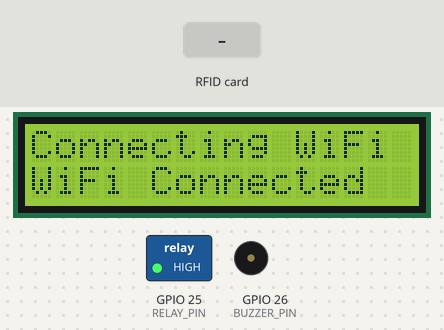
The sketch below on a simulated ESP32. On the bench: 16×2 character LCD, switched loads named in the sketch (green lamp = pin HIGH), buzzer (waves = sounding). The inputs (shaded band) are chosen by the test bench. WiFi joins after 1.5 s; servers stay silent unless stated; uploads are accepted with an empty reply; what the sketch prints to the serial monitor is not drawn.

Above: at 2.8 s.
2.9 s: RFID card 00 99 88 77 held to the reader
At 4.8 s:
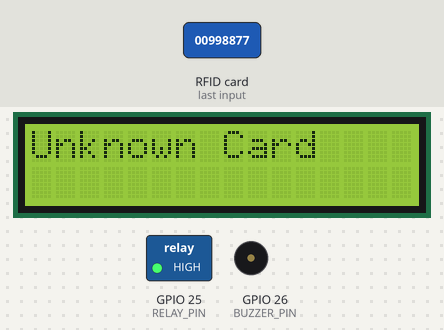
5.4 s: RFID card 63 62 81 16 held to the reader
At 7.6 s:
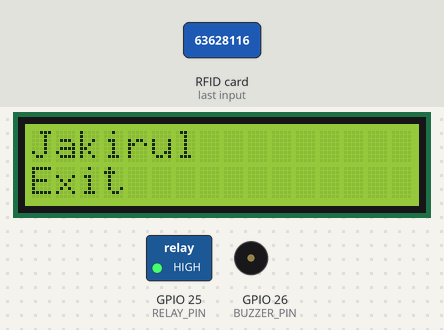
7.9 s: RFID card C3 CB 21 15 held to the reader
At 9.3 s:
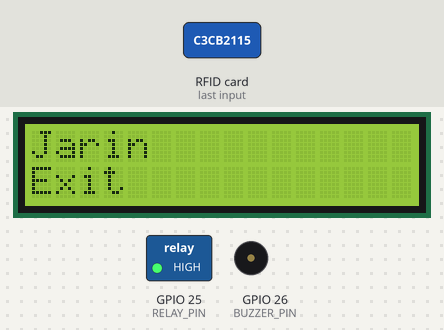
Timing chart, 0 to 10.9 s (numbered marks = the images above; inputs shaded):
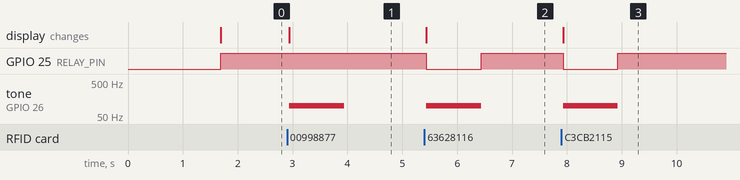

Measured:
- after the input at 2.9 s, tone on GPIO 26 (BUZZER_PIN): silent → 100 Hz at once, → silent 1.0 s later; the display: changes at once (image 1)
- after the input at 5.4 s, GPIO 25 (RELAY_PIN): HIGH → LOW at once, → HIGH 1.0 s later; tone on GPIO 26 (BUZZER_PIN): silent → 100 Hz at once, → silent 1.0 s later; the display: changes at once (image 2)
- after the input at 7.9 s, GPIO 25 (RELAY_PIN): HIGH → LOW at once, → HIGH 1.0 s later; tone on GPIO 26 (BUZZER_PIN): silent → 100 Hz at once, → silent 1.0 s later; the display: changes at once (image 3)

The sketch:

RFID_CODE.ino
```cpp
#include <WiFi.h>
#include <HTTPClient.h>
#include <SPI.h>
#include <MFRC522.h>
#include <Wire.h>
#include <LiquidCrystal_I2C.h>

// RFID Reader 1 (Entry)
#define RST_PIN_1 16//15
#define SS_PIN_1 4//2

// RFID Reader 2 (Exit)
#define RST_PIN_2 15//16
#define SS_PIN_2 2//4

#define RELAY_PIN 25
#define BUZZER_PIN 26

// Wi-Fi credentials
const char* ssid = "Jakirul";
const char* password = "00998877";

// Google Apps Script URL
// Your google sheed link
const char* scriptURL = "https://script.google.com/macros/s/AKfycbyv5NRyZ_z3h5EZJE1VcFLMFjJzvzygh7JirOvgVnOY29UKvlKLSYz-2VjsqnEXAJ0i/exec";

// Create RFID instances
MFRC522 rfid1(SS_PIN_1, RST_PIN_1);
MFRC522 rfid2(SS_PIN_2, RST_PIN_2);

LiquidCrystal_I2C lcd(0x27, 16, 2);

// Cardholder structure
struct CardHolder {
  String uid;
  String name;
  String id;
  String batch;
};

CardHolder holders[] = {
  {"63 62 81 16", "Jakirul", "1065", "Batch59"},
  {"C3 CB 21 15", "Jarin", "1055", "Batch59"},
  {"43 F3 E7 14", "Sumaiya", "1086", "Batch59"},
  {"C3 C8 0F 15", "Rakibul", "1059", "Batch59"},
  {"E3 69 1F 16", "Shaiek", "1087", "Batch59"},
};

void setup() {
  Serial.begin(115200);

  // Initialize LCD
  lcd.init();
  lcd.backlight();
  lcd.setCursor(0, 0);
  lcd.print("Connecting WiFi");

  // Connect to WiFi
  WiFi.begin(ssid, password);
  while (WiFi.status() != WL_CONNECTED) {
    delay(500);
    Serial.print(".");
  }

  lcd.setCursor(0, 1);
  lcd.print("WiFi Connected");

  // Initialize RFID readers
  SPI.begin();
  rfid1.PCD_Init();
  rfid2.PCD_Init();

  // Set pin modes
  pinMode(RELAY_PIN, OUTPUT);
  pinMode(BUZZER_PIN, OUTPUT);

  // Turn off initially
  digitalWrite(RELAY_PIN, HIGH);
  digitalWrite(BUZZER_PIN, LOW);
}

// Convert UID to string
String getUID(MFRC522& rfid) {
  String uidStr = "";
  for (byte i = 0; i < rfid.uid.size; i++) {
    if (rfid.uid.uidByte[i] < 0x10) uidStr += "0";
    uidStr += String(rfid.uid.uidByte[i], HEX);
    if (i != rfid.uid.size - 1) uidStr += " ";
  }
  uidStr.toUpperCase();
  return uidStr;
}

// Find cardholder
CardHolder* getCardHolder(String uid) {
  for (CardHolder& holder : holders) {
    if (holder.uid == uid) {
      return &holder;
    }
  }
  return nullptr;
}

// Log to Google Sheets
void logToGoogleSheets(String name, String id, String batch, String type) {
  if (WiFi.status() == WL_CONNECTED) {
    HTTPClient http;
    String url = String(scriptURL) + "?name=" + name + "&id=" + id + "&batch=" + batch + "&type=" + type;

    http.begin(url);
    int httpCode = http.GET();
    if (httpCode > 0) {
      Serial.println("Logged to Google Sheets: " + type);
    } else {
      Serial.println("HTTP Error: " + String(httpCode));
    }
    http.end();
  } else {
    Serial.println("WiFi Disconnected");
  }
}

// Handle RFID card scan
void handleCard(MFRC522& rfid, String type) {
  if (!rfid.PICC_IsNewCardPresent() || !rfid.PICC_ReadCardSerial()) {
    return;
  }

  String uid = getUID(rfid);
  Serial.println("Detected UID: " + uid);

  CardHolder* holder = getCardHolder(uid);

  if (holder != nullptr) {
    // Known card
    lcd.clear();
    lcd.setCursor(0, 0);
    lcd.print(holder->name);
    lcd.setCursor(0, 1);
    lcd.print(type);

    // Unlock relay (which controls the solenoid)
    digitalWrite(RELAY_PIN, LOW);  // Corrected from SOLENOID_PIN to RELAY_PIN
    tone(BUZZER_PIN, 100); // beep
    delay(1000);
    digitalWrite(RELAY_PIN, HIGH);   // Corrected from SOLENOID_PIN to RELAY_PIN
    noTone(BUZZER_PIN);

    // Log data
    logToGoogleSheets(holder->name, holder->id, holder->batch, type);
  } else {
    // Unknown card
    lcd.clear();
    lcd.setCursor(0, 0);
    lcd.print("Unknown Card");
    tone(BUZZER_PIN, 100);
    delay(1000);
    noTone(BUZZER_PIN);
  }

  rfid.PICC_HaltA();
  rfid.PCD_StopCrypto1();
  delay(1000);
}

void loop() {
  handleCard(rfid1, "Entry");
  handleCard(rfid2, "Exit");
}
```
